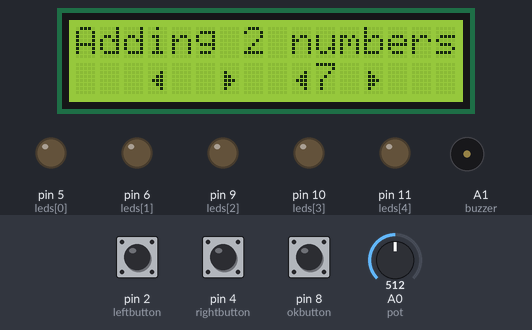
Bench run of a sketch on a simulated Arduino Uno, built with avr-gcc and run on an emulated ATmega328P. Parts: 16×2 character LCD, output pins drawn as LEDs (lit = HIGH), buzzer (waves = sounding, pin HIGH). The inputs (shaded band) are chosen by the test bench; at power-on: pin 8 (okbutton) HIGH, pin 2 (leftbutton) HIGH, pin 4 (rightbutton) HIGH, A0 (pot) = 512.

Above: at 1.3 s.
1.4 s: pin 8 (okbutton) pulled LOW for 0.15 s
At 2.15 s:
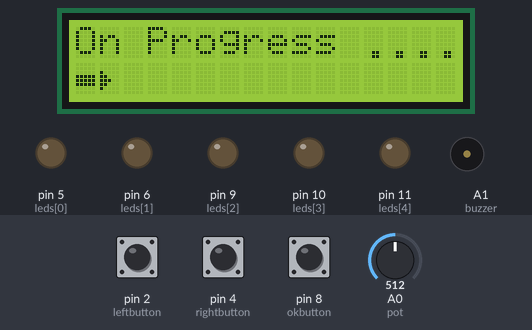
At 10.2 s:
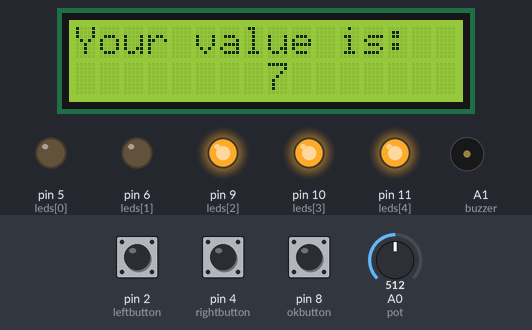
Timing chart, 0 to 11.7 s (numbered marks = the images above; inputs shaded):
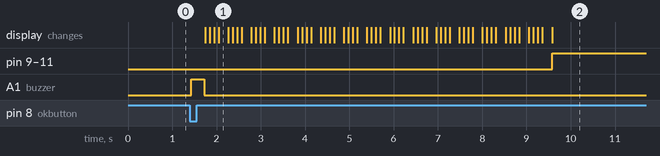

The sketch:

addition.ino
```cpp
#include <LiquidCrystal_I2C.h>

LiquidCrystal_I2C lcd(0x27, 16, 2);

byte arrow1[8] = {
  B00000,
  B00000,
  B00000,
  B11111,
  B11111,
  B11111,
  B00000,
  B00000
};

byte arrow2[8] = {
  B00000,
  B00000,
  B10000,
  B11000,
  B11100,
  B11000,
  B10000,
  B00000
};

byte right_arrow[8] = {
  B00000,
  B00000,
  B01000,
  B01100,
  B01110,
  B01100,
  B01000,
  B00000
};

byte left_arrow[8] = {
  B00000,
  B00000,
  B00010,
  B00110,
  B01110,
  B00110,
  B00010,
  B00000
};

byte node[8] = {
  B00000,
  B00000,
  B00000,
  B00000,
  B00000,
  B00000,
  B00110,
  B00110
};

int leftbutton = 2;
int rightbutton = 4;
int okbutton = 8;
int pot = A0;
int buzzer = A1;
int buttonstate = 0;
int number = 0;
int potval = 0;
int realval = 0;
int leds[6] = {5,6,9,10,11};

void setup() {
  lcd.init();
  lcd.backlight();
  lcd.createChar(0, arrow1);
  lcd.createChar(1, arrow2);
  lcd.createChar(2, right_arrow);
  lcd.createChar(3, left_arrow);
  lcd.createChar(4, node);
  // lcd.setCursor(3,1);
  // lcd.setCursor(3,1);   // left arrow
  // lcd.setCursor(4,1);   // first number in column 4 & 5
  // lcd.setCursor(6,1);   // right arrow
  // lcd.setCursor(9,1);   // left arrow
  // lcd.setCursor(9,1);   // second number in column 10 & 11
  // lcd.setCursor(12,1);  // right arrow
  for (int i=0; i<5; i++) {
    pinMode(leds[i], OUTPUT);
  }
  pinMode(leftbutton, INPUT_PULLUP);
  pinMode(rightbutton, INPUT_PULLUP);
  pinMode(okbutton, INPUT_PULLUP);
  pinMode(pot, INPUT);
  pinMode(buzzer, OUTPUT);
}

void loop() {
  // for (int shift = 0; shift < 8; shift++) {
  //   byte shiftedBell[8];
  //   for (int i = 0; i < 8; i++) {
  //     shiftedBell[i] = (bell[i] << shift) | (bell[i] >> (8 - shift));
  //   }
  //   lcd.createChar(0, shiftedBell);
  //   lcd.setCursor(0, 0);
  //   lcd.write(byte(0));
  //   delay(200);
  // }

  lcd.setCursor(0,0);
  lcd.print("Adding 2 numbers");
  lcd.setCursor(3,1);
  lcd.write(byte(3)); //left arrow
  lcd.setCursor(6,1);
  lcd.write(byte(2)); //right arrow
  lcd.setCursor(9,1);
  lcd.write(byte(3));
  lcd.setCursor(12,1);
  lcd.write(byte(2));
  // lcd.setCursor(4,1); // space for first number
  button();
  potval = analogRead(pot);
  realval = map(potval, 0, 1023, 0, 15);
  lcd.setCursor(10,1);
  lcd.print("  ");
  lcd.setCursor(10,1);
  lcd.print((int)realval);
  if (digitalRead(okbutton) == LOW) {
    analogWrite(buzzer, 250);
    delay(300);
    analogWrite(buzzer,0);
    lcd.clear();
    lcd.setCursor(0,0);
    lcd.print("On Progress");
    for (int i=0; i<15; i++) {
      lcd.setCursor(i, 1);
      lcd.write(byte(0));
      lcd.setCursor(i+1, 1);
      lcd.write(byte(1));
      for (int j=0; j<5; j++) {
        lcd.setCursor(12+j, 0);
        lcd.write(byte(4));
        delay(100);
      }
      for (int k=0; k<5; k++) {
        lcd.setCursor(12+k, 0);
        lcd.print(" ");
      }
    }
    lcd.clear();
    lcd.setCursor(0,0);
    lcd.print("Your value is:");
    lcd.setCursor(8,1);
    lcd.print(number + realval);
    int bright[6];
    int val = number + realval;
    bright[0] = val & 1;
    bright[1] = (val >> 1) & 1;
    bright[2] = (val >> 2) & 1;
    bright[3] = (val >> 3) & 1;
    bright[4] = (val >> 4) & 1;
    // bright[5] = (val >> 5) & 1;
    // digitalWrite(leds[5], bright[0]);
    digitalWrite(leds[4], bright[0]);
    digitalWrite(leds[3], bright[1]);
    digitalWrite(leds[2], bright[2]);
    digitalWrite(leds[1], bright[3]);
    digitalWrite(leds[0], bright[4]);
    delay(5000);
    lcd.clear();
  }
}

void button() {
  // Membaca status tombol
  if (digitalRead(rightbutton) == LOW && !buttonstate) {
    buttonstate = true;
    if (number < 15) {
      number++;
      updateDisplay();
      delay(300);
    }
  } else if (digitalRead(rightbutton) == HIGH) {
    buttonstate = false;
  }

  if (digitalRead(leftbutton) == LOW && !buttonstate) {
    buttonstate = true;
    if (number > 0) {
      number--;
      updateDisplay();
      delay(300);
    }
  } else if (digitalRead(leftbutton) == HIGH) {
    buttonstate = false;
  }
}

void updateDisplay() {
  lcd.setCursor(4, 1);
  lcd.print("   ");
  lcd.setCursor(4, 1);
  lcd.print(number);
}
```

Measured:
- after the input at 1.4 s, pin 9 (leds[2]), pin 10 (leds[3]), pin 11 (leds[4]): LOW → HIGH after 8.2 s; A1 (buzzer): LOW → HIGH at once, → LOW 0.30 s later; the display: first changes after 0.34 s (image 1 shows a later state)
